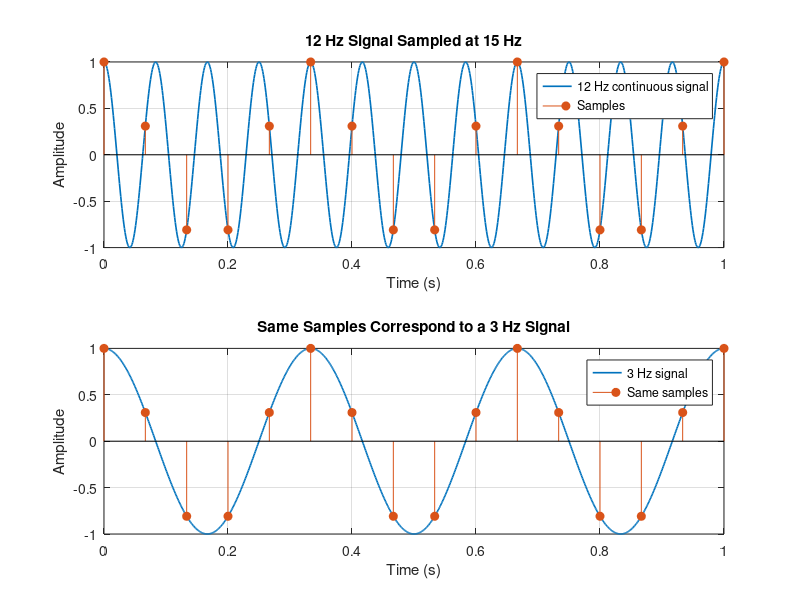

MATLAB code for this plot:
clc;
clear;
close all;

% Signal parameters
f = 12;          % input signal frequency (Hz)
fs = 15;         % sampling frequency (samples/second)

% Sampling period
Ts = 1/fs;       % time between two samples (seconds)

% Continuous-time signal for visualization
t = 0:0.001:1;
x_cont = cos(2*pi*f*t);

% Sampling instants
ts = 0:Ts:1;

% Samples of the 12 Hz signal
x_samp = cos(2*pi*f*ts);

% Aliased frequency for this specific example
f_alias = 3;

% 3 Hz signal
x_alias = cos(2*pi*f_alias*t);


figure

% Original 12 Hz signal and its samples
subplot(2,1,1)

plot(t, x_cont, 'LineWidth', 1.2)
hold on
stem(ts, x_samp, 'filled')

grid on
xlabel('Time (s)')
ylabel('Amplitude')
title('12 Hz Signal Sampled at 15 Hz')
legend('12 Hz continuous signal', 'Samples')


% 3 Hz signal and the SAME samples
subplot(2,1,2)

plot(t, x_alias, 'LineWidth', 1.2)
hold on
stem(ts, x_samp, 'filled')

grid on
xlabel('Time (s)')
ylabel('Amplitude')
title('Same Samples Correspond to a 3 Hz Signal')
legend('3 Hz signal', 'Same samples')
